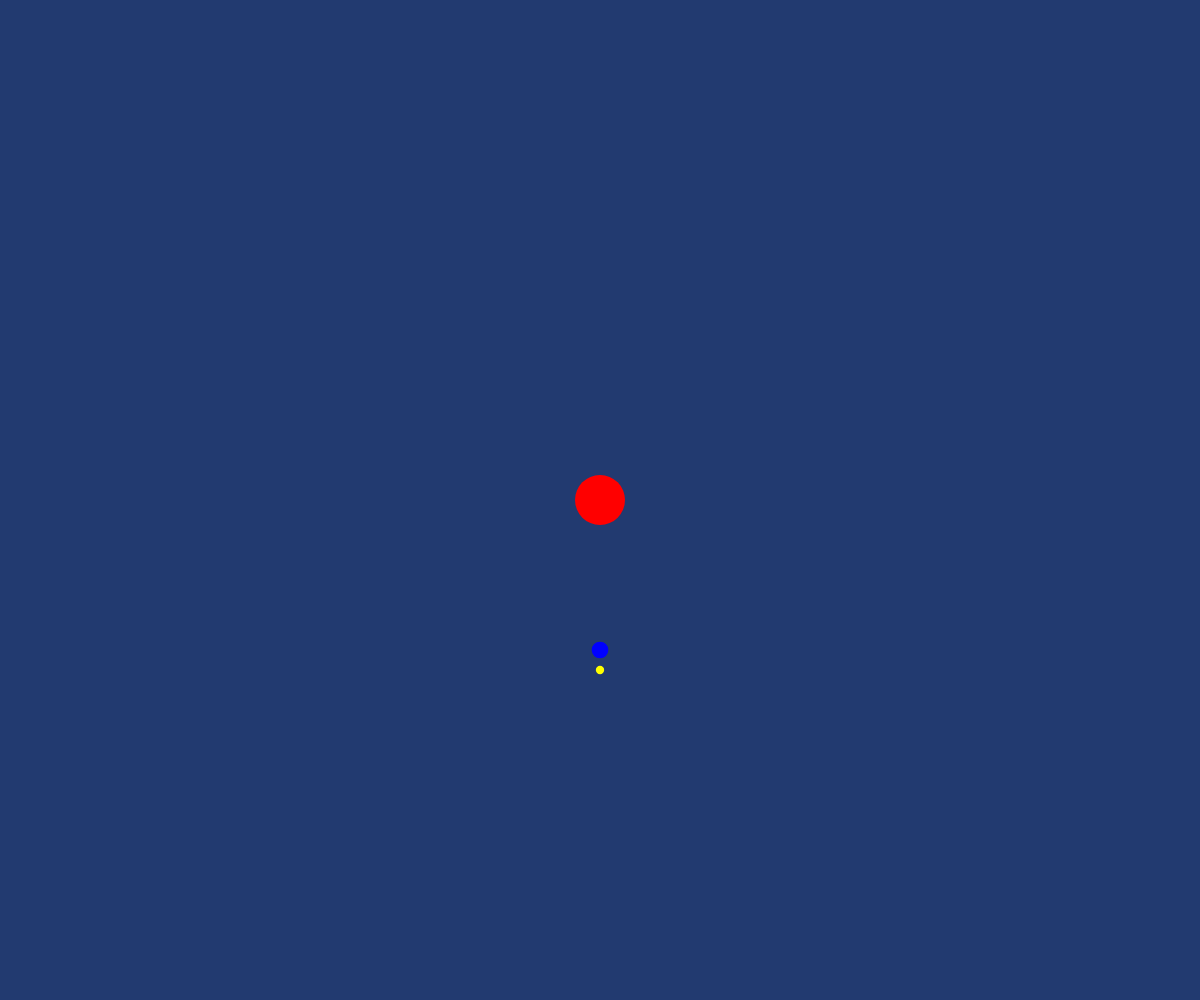
Frame 1 (no input)
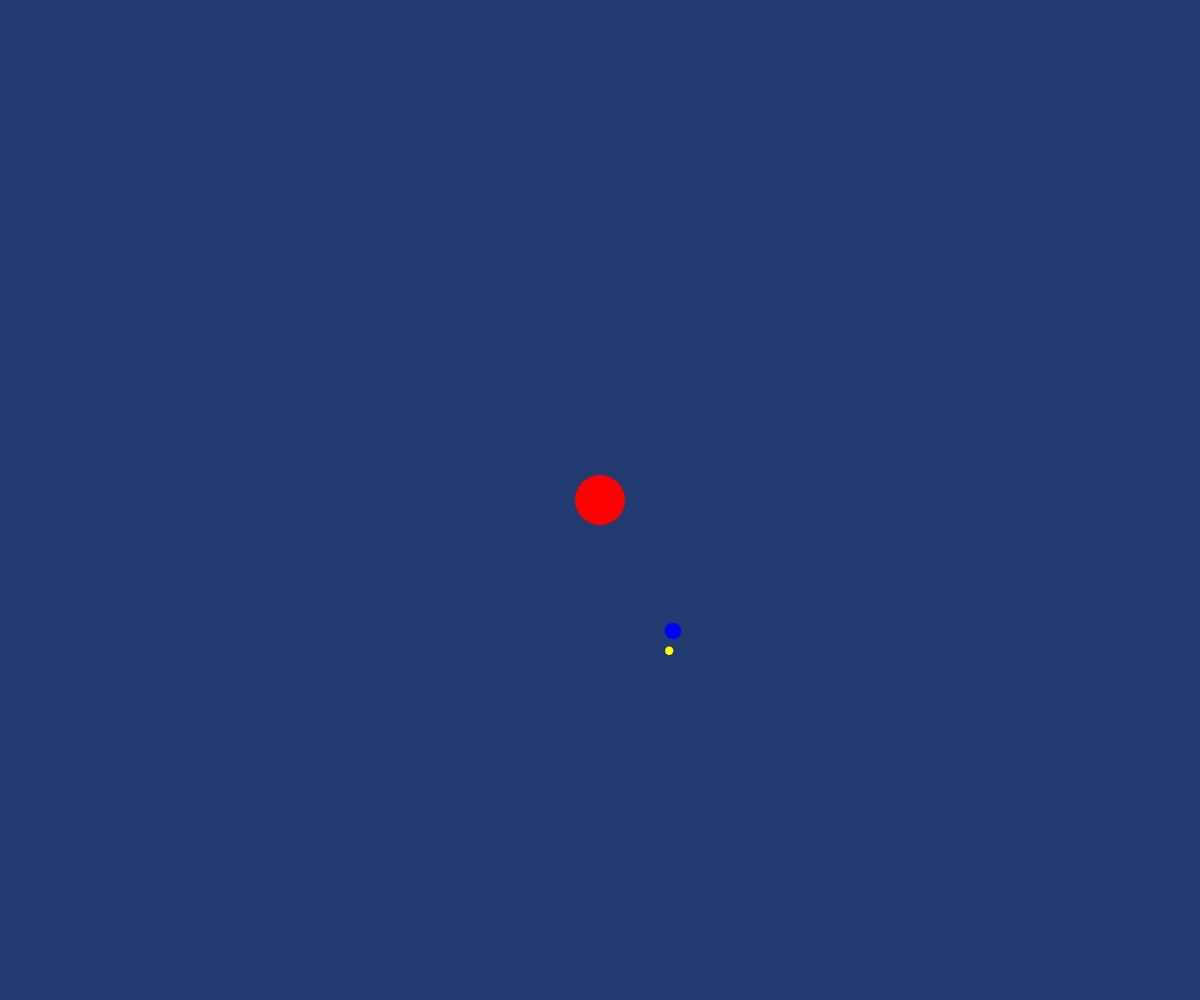
Frame 60 (no input)
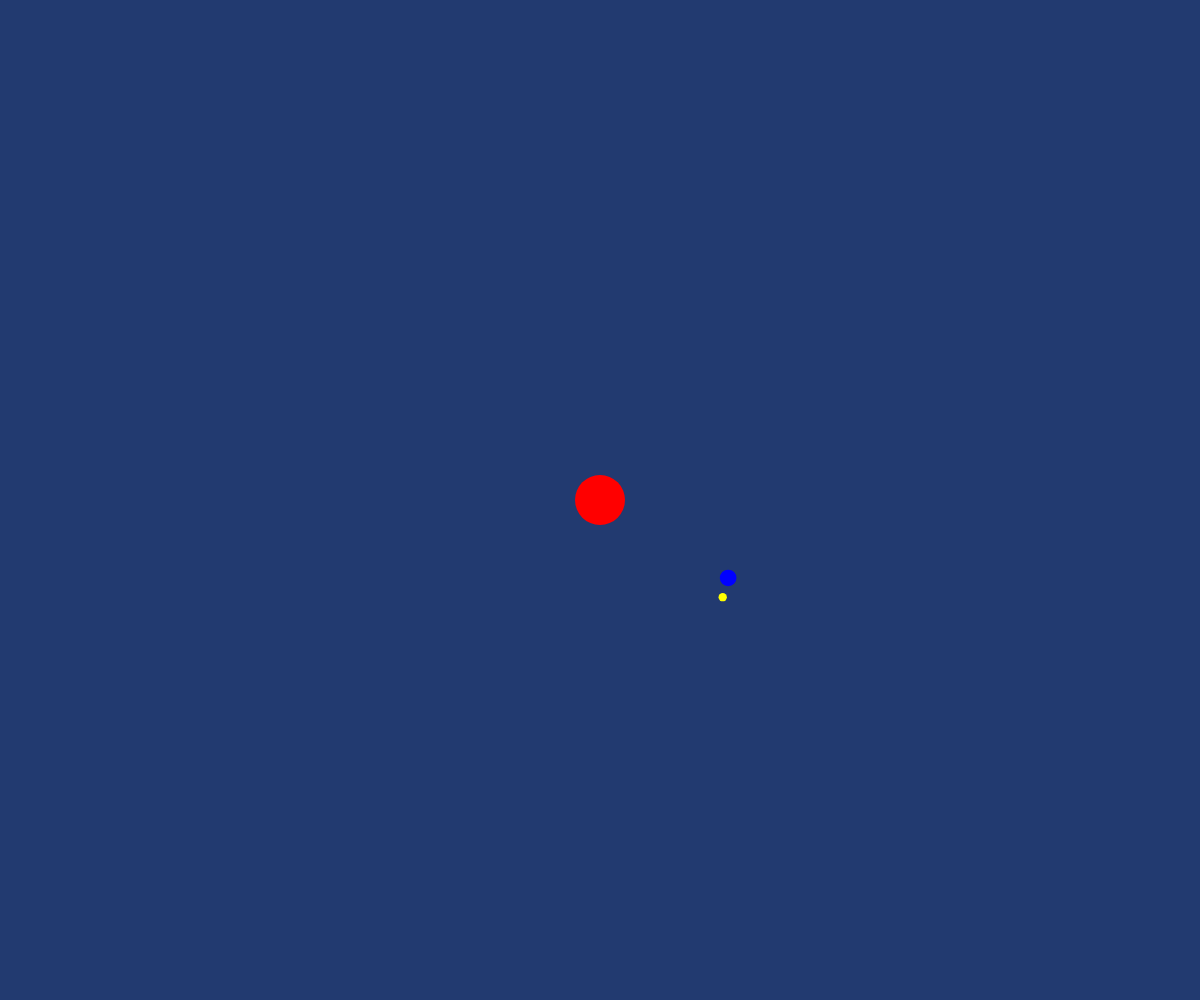
Frame 120 (the mouse pressed at the canvas centre since frame 60)

The p5.js sketch that drew these frames (run headless with seeded random() and noise() and a simulated clock; from frame 60 on, the mouse is pressed at the canvas centre):

// p5.js sketch
// ── sketch.js
// 練習問題「太陽と地球と月」
let x, y, r, vr,  a, va, b, vb;

function setup(){
  createCanvas(windowWidth, windowHeight);
  x = width / 2;
  y = height / 2;
  r = 50;
  vr = 1;
  a = 0;
  va = PI / 365;
  b = 0;
  vb = PI * 12 / 365;
}

function draw(){
  noStroke();
  background(34, 58, 112);
  //太陽
  fill(255, 0, 0); //赤
  ellipse(x, y, r, r);
  //地球
  fill(0, 0, 255); //青
  ellipse(x + 150 * sin(a), y + 150 * cos(a), r / 3, r / 3);
  //月
  fill(255, 255, 0); //黄
  ellipse((x + 150 * sin(a)) + sin(b) * 20, (y + 150 * cos(a)) + cos(b) * 20, r / 6, r / 6);
  a += va;
  b += vb;
  //右矢印を押すと地球と月の速度が上がる
  if(keyIsDown(RIGHT_ARROW)){ va += PI / 365, vb += PI * 12 / 365; }
  //左矢印を押している間、太陽と地球と月のサイズが変わる
  if(keyIsDown(LEFT_ARROW)){
    let rmin, rmax;
    rmin = 25;
    rmax = 100;
    if(r < rmin || rmax < r){
            vr *= -1;
        }
        r += vr;
  }
}
function keyPressed(){
  if(key == " "){　// スペースキーを押したらリセット
    x = width / 2;
    y = height / 2;
    r = 50;
    va = PI / 365;
    vb = PI * 12 / 365;
  }
}

function windowResized(){
  resizeCanvas(windowWidth, windowHeight);
}
